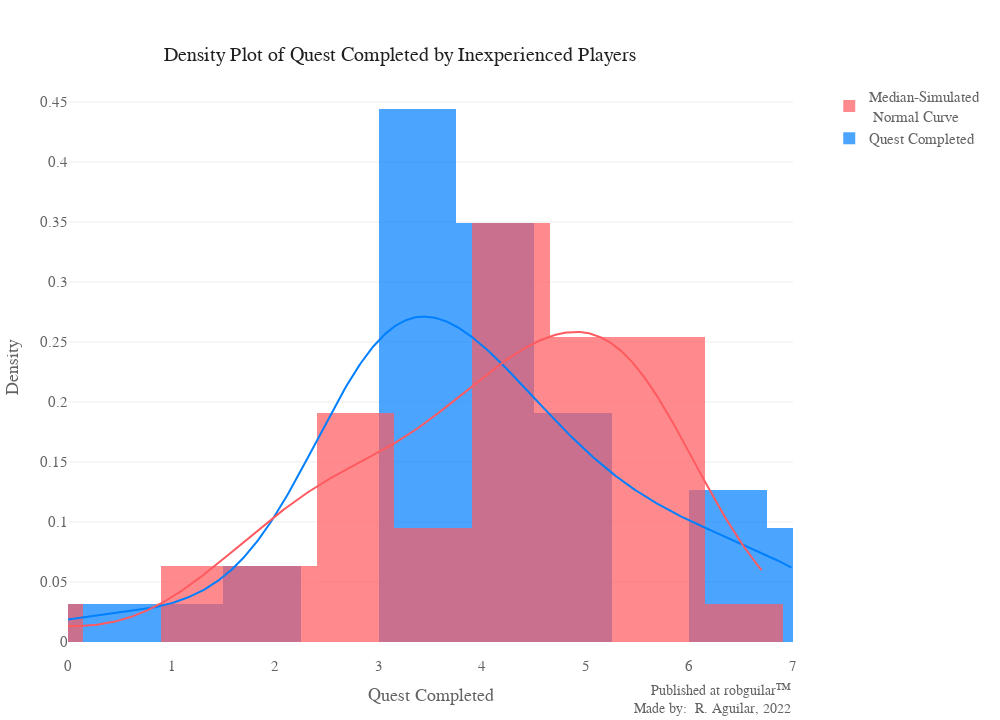

The cell this chart's notebook holds for it:
### Markdown cell above
And the distribution for Inexperienced players

### Code cell
inQuestnorm = normalplot(data= InExperienced, var_name= 'Quest Completed')
inQuestnorm.update_layout(title = {'text':'Density Plot of Quest Completed by Inexperienced Players'})
inQuestnorm.show()

### Figure 1 — Plotly figure (JSON) as saved in the notebook; plotly's stock layout.template omitted (floating-point values rounded to 4 significant figures; data arrays with more than 128 entries replaced by an {"elided": "..."} marker saying what was removed)
{"data": [{"autobinx": false, "histnorm": "probability density", "legendgroup": "Quest Completed", "marker": {"color": "#007FFF"}, "name": "Quest Completed", "opacity": 0.7, "type": "histogram", "x": [5, 3, 3, 3, 5, 4, 5, 3, 7, 3, 4, 4, 4, 2, 3, 3, 3, 5, 4, 5, 6, 7, 4, 3, 4, 4, 3, 0, 5, 6, 6, 4, 6, 3, 7, 4, 3, 2, 3, 4, 3, 1], "xaxis": "x", "xbins": {"end": 7, "size": 0.75, "start": 0}, "yaxis": "y"}, {"autobinx": false, "histnorm": "probability density", "legendgroup": "Median-Simulated <br> Normal Curve", "marker": {"color": "#FF5A5F"}, "name": "Median-Simulated <br> Normal Curve", "opacity": 0.7, "type": "histogram", "x": [5.36, 5.055, 4.897, 3.989, 5.333, 4.015, 4.073, 3.134, 4.19, 2.642, 2.518, 2.542, 5.423, 5.196, 1.919, 5.794, 5.598, 4.615, 4.329, 1.621, 5.407, 4.623, 3.509, 2.671, 4.818, 5.372, 5.422, 6.711, 5.049, 4.129, 4.021, 2.702, 4.314, 1.367, 5.747, -0.6005, 5.538, 5.959, 3.236, 3.36, 3.994, 2.103], "xaxis": "x", "xbins": {"end": 6.711, "size": 0.75, "start": -0.6005}, "yaxis": "y"}, {"legendgroup": "Quest Completed", "marker": {"color": "#007FFF"}, "mode": "lines", "name": "Quest Completed", "showlegend": false, "type": "scatter", "x": {"elided": "500 float values"}, "xaxis": "x", "y": {"elided": "500 float values"}, "yaxis": "y"}, {"legendgroup": "Median-Simulated <br> Normal Curve", "marker": {"color": "#FF5A5F"}, "mode": "lines", "name": "Median-Simulated <br> Normal Curve", "showlegend": false, "type": "scatter", "x": {"elided": "500 float values"}, "xaxis": "x", "y": {"elided": "500 float values"}, "yaxis": "y"}], "layout": {"activeshape": {"opacity": 0.7}, "annotations": [{"align": "right", "font": {"size": 14}, "showarrow": false, "text": "Published at <a href='https://www.robguilar.com'>robguilar&#8482;</a><br>Made by:  R. Aguilar, 2022", "visible": true, "x": 1, "xref": "paper", "y": -0.11, "yref": "paper"}], "autosize": true, "autotypenumbers": "convert types", "barmode": "overlay", "font": {"color": "#636363", "family": "segoe ui light", "size": 15}, "grid": {"pattern": "coupled", "roworder": "bottom to top", "xgap": 0.5, "xside": "bottom", "ygap": 0.5}, "height": 720, "hoverdistance": 50, "hoverlabel": {"align": "left", "bgcolor": "#3D5165", "bordercolor": "#fff", "font": {"color": "#FFFFFF", "family": "segoe ui light", "size": 15}}, "hovermode": "closest", "legend": {"bordercolor": "#F70000", "font": {"size": 15}, "itemclick": "toggleothers", "itemdoubleclick": false, "itemwidth": 30, "title": {"font": {"color": "#202020", "size": 17}, "side": "top"}, "traceorder": "reversed", "x": 1.05}, "margin": {"b": 65, "l": 65, "pad": 0, "r": 65, "t": 80}, "newshape": {"line": {"color": "#3D5165", "width": 1.5}, "opacity": 0.7}, "paper_bgcolor": "#FFFFFF", "plot_bgcolor": "#FFFFFF", "separators": ". ", "showlegend": true, "title": {"font": {"color": "#202020", "family": "bahnschrift light", "size": 20}, "pad": {"b": 15, "l": 1}, "text": "Density Plot of Quest Completed by Inexperienced Players", "x": 0.4, "xanchor": "center", "y": 0.935, "yanchor": "top", "yref": "container"}, "width": 1000, "xaxis": {"anchor": "free", "automargin": true, "domain": [0, 1], "gridcolor": "#fff", "position": 0, "range": [0, 7], "showgrid": false, "showspikes": false, "spikecolor": "#DEDEDE", "spikethickness": 1.5, "tickcolor": "#FD0000", "ticklabelposition": "outside", "title": {"text": "Quest Completed"}, "zeroline": true, "zerolinecolor": "#fff", "zerolinewidth": 1.5}, "yaxis": {"anchor": "free", "automargin": true, "domain": [0, 1], "gridcolor": "#EDEDED", "position": 0, "showspikes": false, "spikecolor": "#DEDEDE", "spikethickness": 1.5, "ticklabelposition": "outside", "tickprefix": "", "ticksuffix": "", "title": {"text": "Density"}, "zeroline": true, "zerolinecolor": "#fff", "zerolinewidth": 1.5}}}
